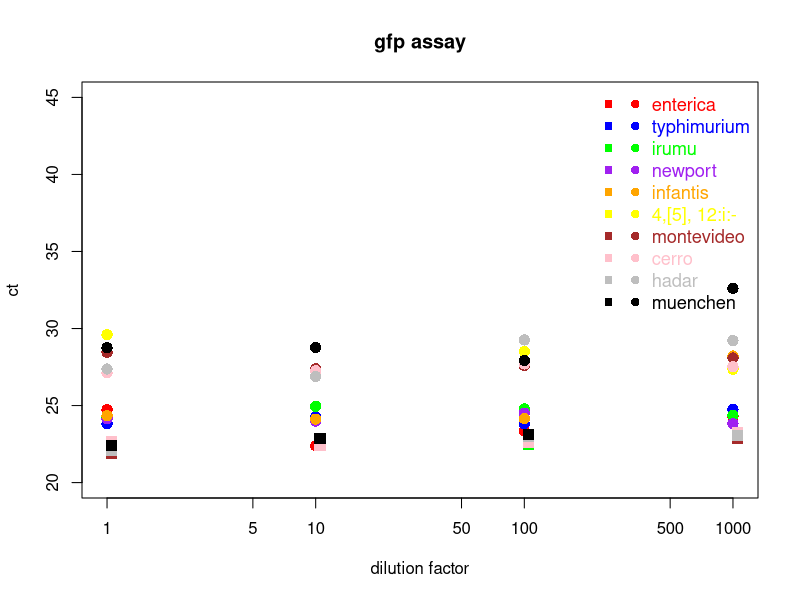

Recreate this plot in R.
setwd("C:\\Users\\DickinsG\\Desktop\\PCR")

#smartcycler_oric = read.csv('smartcycler_dilutions_oric.csv', header = T)
#abi_oric = read.csv('abi7500_dilutions_oric.csv', header = T)

smartcycler_gfp = read.csv('smartcycler_dilutions_gfp.csv', header = T)
abi_gfp = read.csv('abi7500_dilutions_gfp.csv', header = T)

x <- smartcycler_gfp$dilution
x2 <- c(1.05, 10.5, 105, 1050)

pointsize <- 1.5

plot (x, smartcycler_gfp$enterica,
      log = "x",
      main="gfp assay",
      xlab='dilution factor',
      ylab = "ct",
      ylim=c(20,45),
	col="red",
 	pch = 16,
 	cex = pointsize)

points (x, smartcycler_gfp$typhimurium, col="blue", pch = 16, cex = pointsize)
points (x, smartcycler_gfp$irumu, col="green", pch = 16, cex = pointsize)
points (x, smartcycler_gfp$newport, col="purple", pch = 16, cex = pointsize)
points (x, smartcycler_gfp$infantis, col="orange", pch = 16, cex = pointsize)
points (x, smartcycler_gfp$X4..5...12.i..., col="yellow", pch = 16, cex = pointsize)
points (x, smartcycler_gfp$montevideo, col="brown", pch = 16, cex = pointsize)
points (x, smartcycler_gfp$cerro, col="pink", pch = 16, cex = pointsize)
points (x, smartcycler_gfp$hadar, col="grey", pch = 16, cex = pointsize)
points (x, smartcycler_gfp$muenchen, col="black", pch = 16, cex = pointsize)

points (x2, abi_gfp$typhimurium, col="blue", pch = 15, cex = pointsize)
points (x2, abi_gfp$irumu, col="green", pch = 15, cex = pointsize)
points (x2, abi_gfp$newport, col="purple", pch = 15, cex = pointsize)
points (x2, abi_gfp$infantis, col="orange", pch = 15, cex = pointsize)
points (x2, abi_gfp$X4..5...12.i..., col="yellow", pch = 15, cex = pointsize)
points (x2, abi_gfp$montevideo, col="brown", pch = 15, cex = pointsize)
points (x2, abi_gfp$cerro, col="pink", pch = 15, cex = pointsize)
points (x2, abi_gfp$hadar, col="grey", pch = 15, cex = pointsize)
points (x2, abi_gfp$muenchen, col="black", pch = 15, cex = pointsize)


pos <- legend("topright", 
       inset = c(0,0), 
       cex = 1.1, 
       bty = "n", 
       legend = c("enterica", "typhimurium", "irumu", "newport", "infantis", "4,[5], 12:i:-", "montevideo", "cerro", "hadar", "muenchen"), 
       text.col = c("red", "blue", "green", "purple", "orange", "yellow", "brown", "pink", "grey", "black"),
       col = c("red", "blue", "green", "purple", "orange", "yellow", "brown", "pink", "grey", "black"), 
       pch = 16)


points(x=rep(pos$text$x, times=2)+250, 
      y=rep(pos$text$y, times=2), 
      pch= 15,
      col = c("red", "blue", "green", "purple", "orange", "yellow", "brown", "pink", "grey", "black"))